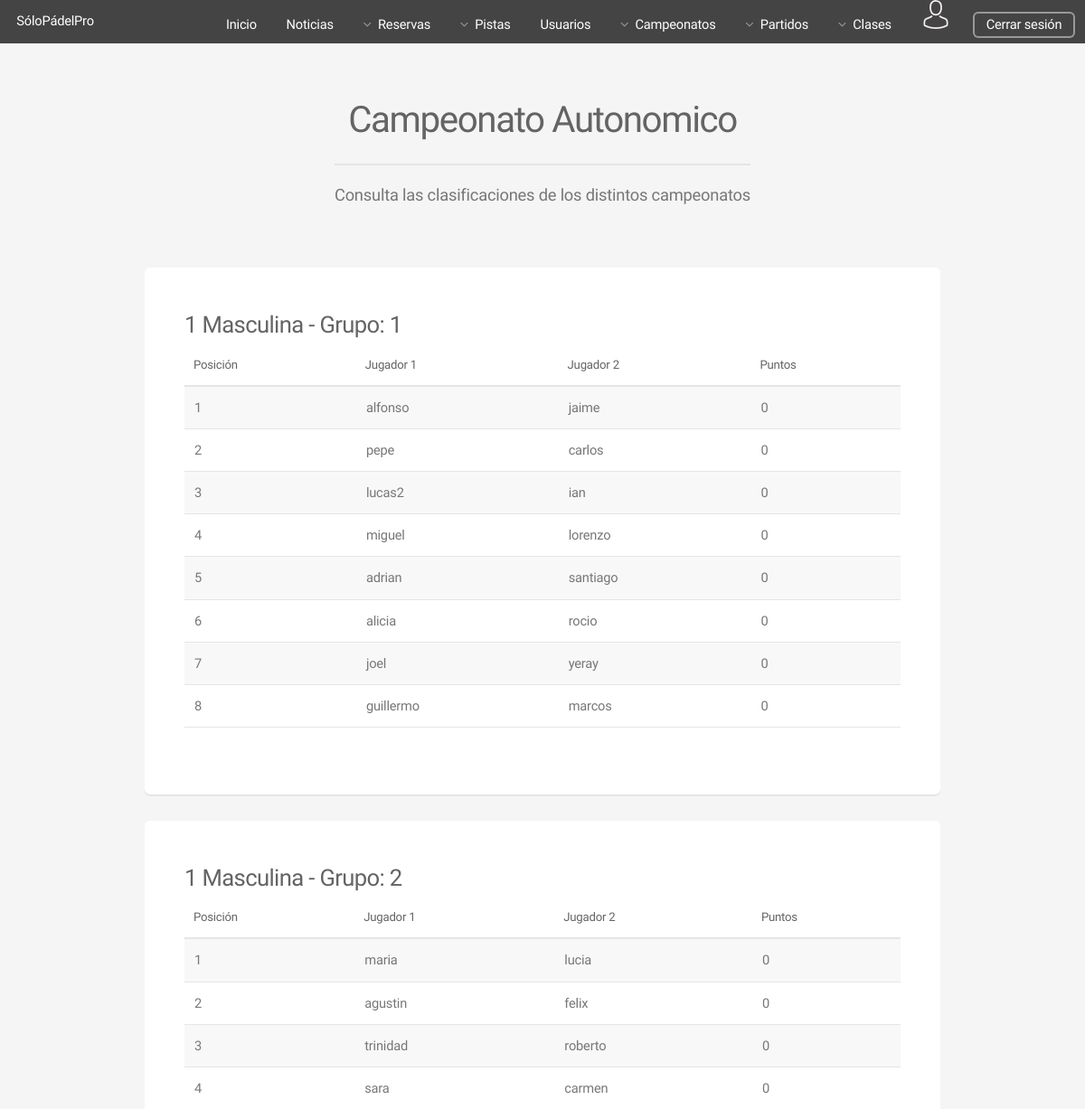
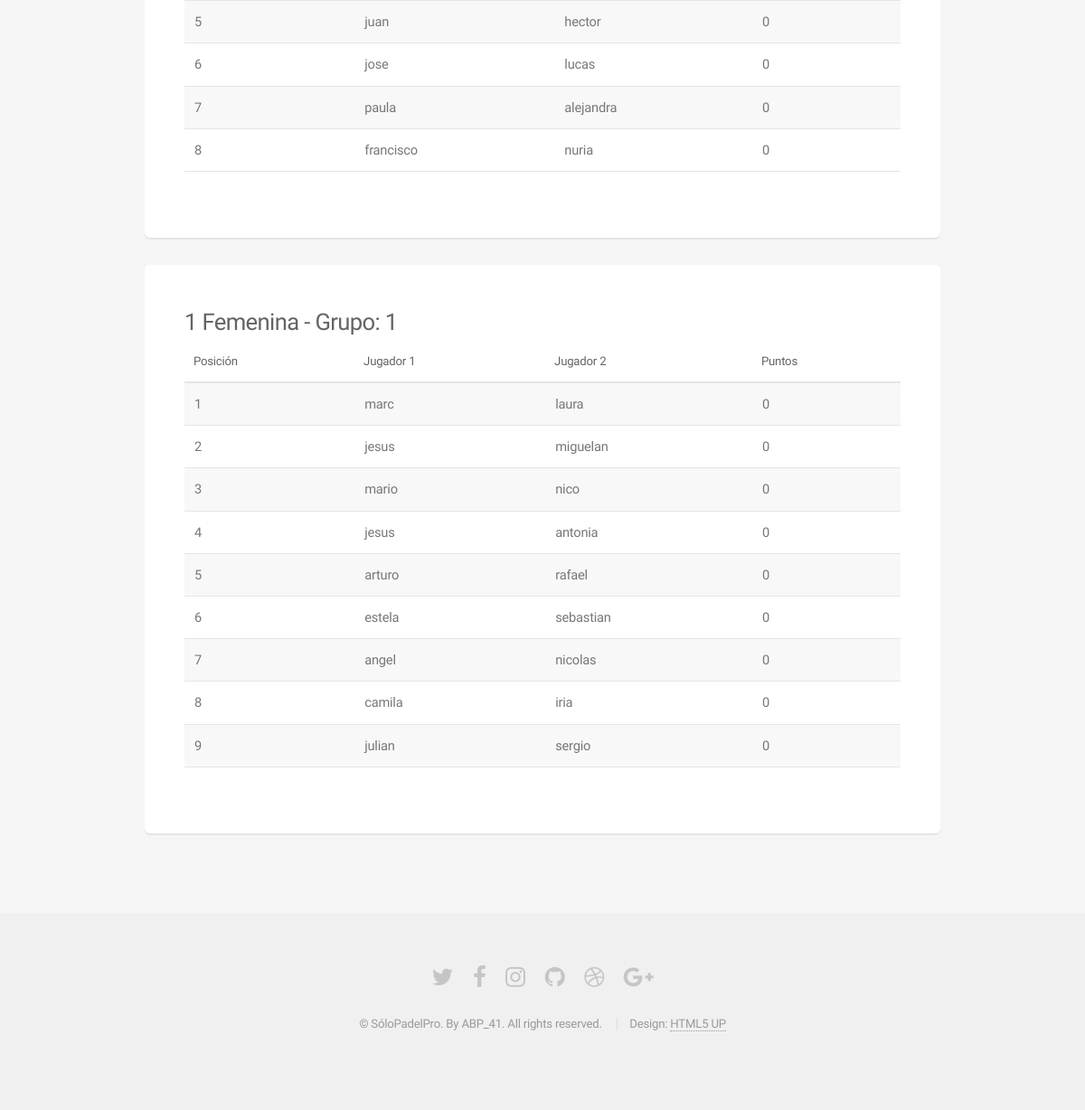
The page /Controllers/CLASIFICACION_Controller.php?action=RANKING&campeonato_ID=2&nombre=Campeonato Autonomico (signed in) on the database its author committed (2 pictures, top to bottom).
### tables this page shows
CREATE TABLE IF NOT EXISTS GRUPO(
  ID int(225) AUTO_INCREMENT NOT NULL ,
  NOMBRE char(1) NOT NULL,
  CAMPEONATO_ID int(225) NOT NULL,
  CATEGORIA_ID int(225) NOT NULL,
  PRIMARY KEY(ID),
  FOREIGN KEY (CAMPEONATO_ID) REFERENCES CAMPEONATO (ID) ON DELETE CASCADE,
  FOREIGN KEY (CATEGORIA_ID) REFERENCES CATEGORIA (ID) ON DELETE CASCADE
);

CREATE TABLE IF NOT EXISTS CATEGORIA(
  ID int(225) AUTO_INCREMENT NOT NULL,
  NIVEL int(5) NOT NULL,
  GENERO varchar(10) NOT NULL,
  PRIMARY KEY (ID)
);

### Controllers/CLASIFICACION_Controller.php (called while the page is built, shortened)
<?php
    include "../Views/CLASIFICACION/RANKING_View.php";
    include "../Models/CAMPEONATO_Model.php";
    include "../Models/CLASIFICACION_Model.php";
	if(isset($_REQUEST['action']))  {
        $action = $_REQUEST['action'];
    }else{
        $action = '';
    }
    if(isset($_REQUEST['campeonato_ID']))  {
        $campeonato_ID = $_REQUEST['campeonato_ID'];
    }
    if(isset($_REQUEST['nombre']))  {
        $nombre = $_REQUEST['nombre'];
    }
    switch ($action) {
        case 'RANKING':
            if(isset($_REQUEST["campeonato_ID"])){
                    $CLASIFICACION = new CLASIFICACION_Model('','','');
                    $nombre_tablas = $CLASIFICACION->CAM_CAT_GRU($campeonato_ID);
                    $clasificaciones = $CLASIFICACION->SHOWALL($campeonato_ID);
                    $num_grupos = $CLASIFICACION->NUM_GRUPOS($campeonato_ID);
                    new RANKING($nombre,$nombre_tablas, $clasificaciones,$num_grupos);
            }
            break;
    }
?>

### Models/CLASIFICACION_Model.php (called while the page is built, shortened)
<?php
class CLASIFICACION_Model{
	var $mysqli;
	function __construct($puntos,$pareja_ID,$grupo_id){
        include_once '../Functions/Access_DB.php';
               $this->mysqli = ConnectDB();
    }
    function GET_GRUPOS($campeonato_id){
        $sql_cam = "SELECT * FROM GRUPO WHERE (CAMPEONATO_ID = '$campeonato_id')";
        return $res_cam = $this->mysqli->query($sql_cam);
    }
    function SHOWALL($campeonato_id){
        $grupos = $this->GET_GRUPOS($campeonato_id);
        $list_grupo =  NULL;
        while ( $grupo = mysqli_fetch_array($grupos) ) {
            $id_grupo = $grupo['ID'];
            $sql = "SELECT
                        C.PUNTOS,
                        P.JUGADOR_1,
                        P.JUGADOR_2
                    FROM
                        CLASIFICACION C,
                        PAREJA P
                    WHERE
                        (C.PAREJA_ID = P.ID) AND
                        (C.GRUPO_ID = '$id_grupo')
                    GROUP BY P.ID
                    ORDER BY C.PUNTOS DESC";
            if($clasificacion_grupo = $this->mysqli->query($sql)){
                $list_grupo[$id_grupo] = $clasificacion_grupo;
            }
        }
        return $list_grupo;
    }
    function CAM_CAT_GRU($campeonato_id){
        $sql_cam = "SELECT  G.NOMBRE AS GRUPO_NOMBRE,
                            CM.NOMBRE AS CAMPEONATO_NOMBRE,
                            CT.NIVEL AS NIVEL,
                            CT.GENERO AS GENERO,
                            G.ID AS GRUPO_ID
                        FROM    GRUPO G,
                                CAMPEONATO_CATEGORIA CC,
                                CAMPEONATO CM,
                                CATEGORIA CT
                        WHERE   (G.CAMPEONATO_ID = CC.CAMPEONATO_ID) AND
                                (G.CATEGORIA_ID = CC.CATEGORIA_ID) AND
                                (CM.ID = CC.CAMPEONATO_ID) AND
                                (CT.ID = CC.CATEGORIA_ID) AND
                                (G.CAMPEONATO_ID = CM.ID) AND
                                (G.CATEGORIA_ID = CT.ID) AND
                                (CM.ID = '$campeonato_id')";
        return $res_cam = $this->mysqli->query($sql_cam);
    }
    function ACTUALIZAR_CLASIFICACION($resultado, $enfrentamiento){
        $sets=explode("/", $resultado);
        $set_1=$sets[0];
        $set_2=$sets[1];
        $set_3=$sets[2];
        $set_1=explode('-', $set_1);
        $p1_set1 = $set_1[0];
        $p2_set1 = $set_1[1];
        $set_2=explode('-', $set_2);
        $p1_set2 = $set_2[0];
        $p2_set2 = $set_2[1];
        $set_3=explode('-', $set_3);
        $p1_set3 = $set_3[0];
        $p2_set3 = $set_3[1];
        $ganador_set_1 = $this->GANADOR_SET($p1_set1, $p2_set1);
        $ganador_set_2 = $this->GANADOR_SET($p1_set2, $p2_set2);
        $ganador_set_3 = $this->GANADOR_SET($p1_set3, $p2_set3);
        $ganador_partido = $this->GANADOR_PARTIDO($ganador_set_1,$ganador_set_2,$ganador_set_3);
        $sql_enf = "SELECT * FROM ENFRENTAMIENTO WHERE (ID = '$enfrentamiento')";
        $res_enf = $this->mysqli->query($sql_enf);
        if ($row_enf = mysqli_fetch_array($res_enf) ){
            $pareja_1 = $row_enf['PAREJA_1'];
            $pareja_2 = $row_enf['PAREJA_2'];
            $grupo_id = $row_enf['GRUPO_ID'];
        }
        $sql_pt1 = "SELECT * FROM CLASIFICACION WHERE (PAREJA_ID = '$pareja_1') AND (GRUPO_ID = '$grupo_id')";
        $res_enf1 = $this->mysqli->query($sql_pt1);
        $sql_pt2 = "SELECT * FROM CLASIFICACION WHERE (PAREJA_ID = '$pareja_2') AND (GRUPO_ID = '$grupo_id') ";
        $res_enf2 = $this->mysqli->query($sql_pt2);
        $row_enf1 = mysqli_fetch_array($res_enf1);
        $row_enf2 = mysqli_fetch_array($res_enf2);
            $p1_pt = $row_enf1['PUNTOS'];
            $p2_pt = $row_enf2['PUNTOS'];
        if($ganador_partido == 1){
            $p1_pt = $p1_pt + 3;
            $p2_pt = $p2_pt + 1;
        }
        $sql_UP1 = "UPDATE CLASIFICACION SET PUNTOS = '$p1_pt' WHERE (PAREJA_ID = '$pareja_1') AND (GRUPO_ID = '$grupo_id') ";
        $sql_UP2 = "UPDATE CLASIFICACION SET PUNTOS = '$p2_pt' WHERE (PAREJA_ID = '$pareja_2') AND (GRUPO_ID = '$grupo_id') ";
        $this->mysqli->query($sql_UP1);
        $this->mysqli->query($sql_UP2);
    }
    function GANADOR_SET($set_p1, $set_p2){
        if( ($set_p1 >= 6) || ($set_p2 >= 6)) {
            if($set_p1 > $set_p2){
                return 1;
            }
             if($set_p1 < $set_p2){
                return 2;
            }
            return 0;
        }else{
            return 0;
        }
    }
    function GANADOR_PARTIDO($set1,$set2,$set3){
        $cont_p1 = 0;
        $cont_p2 = 0;
        if($set1 == 1){
            $cont_p1 = $cont_p1 + 1;
        }
        if($set2 == 1){
            $cont_p1 = $cont_p1 + 1;
        }
       if($set2 == 2){
            $cont_p2 = $cont_p2 + 1;
        }
        if($set3 == 1){
            $cont_p1 = $cont_p1 + 1;
        }
        if($cont_p1 > $cont_p2 ){
            return 1;
        }
        return 0;
    }
}
?>

### Functions/Access_DB.php (called while the page is built, shortened)
<?php
function ConnectDB(){
   $conexion = mysqli_connect("localhost", "abp41", "abp41", "ABP") or (new MESSAGE('ERROR: No se ha podido conectar con la base de datos', '../index.php'));
 if ($conexion->connect_errno) {
    	return false;
 }else{
 	return $conexion;
 }
}
?>

### Views/CLASIFICACION/RANKING_View.php (the view, shortened to what this page needs)
<?php
class RANKING{
	var $campeonato;
	var $nombre_tablas;
	var $num_grupos;
	var $clasificaciones;
	function __construct($campeonato,$nombre_tablas,$clasificaciones,$num_grupos){
		$this->campeonato = $campeonato;
		$this->nombre_tablas = $nombre_tablas;
		$this->num_grupos = $num_grupos;
		$this->clasificaciones = $clasificaciones;
		$this->render();
	}
function render(){
    include '../Views/HEADER_View.php';
?>
	<section id="main" class="container">
		<header>
		   <h2><?php  echo $this->campeonato?></h2>
		    <p>Consulta las clasificaciones de los distintos campeonatos</p>
		 </header>
		 <div class="row">
			<div class="col-12">
									<?php $j = 0; for ($gru=0; $gru < $this->num_grupos; $gru++) {
									 if($cam_cat_gru = mysqli_fetch_array($this->nombre_tablas)){
									 	if(array_key_exists($cam_cat_gru['GRUPO_ID'], $this->clasificaciones))	{
									 		$tupla = $this->clasificaciones[$cam_cat_gru['GRUPO_ID']]; ?>
					 		<section class="box">
					 			<h3><?php echo $cam_cat_gru['NIVEL']." ".$cam_cat_gru['GENERO']." - Grupo: ".$cam_cat_gru['GRUPO_NOMBRE'] ?></h3>
						    		<div class="table-wrapper">
										<table>
											<thead >
												<tr>
													<th>Posición</th>
													<th>Jugador 1</th>
													<th>Jugador 2</th>
													<th>Puntos</th>
												</tr>
											</thead>
											<tbody>
											<?php $i=1;
											while ($clas = mysqli_fetch_array($tupla)) {
											?>
												<tr>
													<td><?php echo $i?></td>
													<td><?php echo $clas['JUGADOR_1']?></td>
													<td><?php echo $clas['JUGADOR_2']?></td>
													<td><?php echo $clas['PUNTOS']?></td>
												</tr>
											<?php $i++; } ?>
											</tbody>
							</table>
						</div>
					</section>
										 <?php
										  }
									}
								 }
						 ?>
        </div>
			</div>
   		</section>
   	<?php
		        include '../Views/FOOTER_View.php';
		    }
		}
    ?>

### assets/css/main.css (style rules this page uses)
html, body, div, span, applet, object, iframe, h1, h2, h3, h4, h5, h6, p, blockquote, pre, a, abbr, acronym, address, big, cite, code, del, dfn, em, img, ins, kbd, q, s, samp, small, strike, strong, sub, sup, tt, var, b, u, i, center, dl, dt, dd, ol, ul, li, fieldset, form, label, legend, table, caption, tbody, tfoot, thead, tr, th, td, article, aside, canvas, details, embed, figure, figcaption, footer, header, hgroup, menu, nav, output, ruby, section, summary, time, mark, audio, video { margin: 0; padding: 0; border: 0; font-size: 100%; font: inherit; vertical-align: baseline; }
article, aside, details, figcaption, figure, footer, header, hgroup, menu, nav, section { display: block; }
body { line-height: 1; }
table { border-collapse: collapse; border-spacing: 0; }
body { -webkit-text-size-adjust: none; }
body { -ms-overflow-style: scrollbar; }
html { box-sizing: border-box; }
*, *:before, *:after { box-sizing: inherit; }
body { background: #f5f5f5; }
body, input, select, textarea { color: #777; font-family: "Source Sans Pro", sans-serif; font-size: 16pt; font-weight: 300; line-height: 1.65em; letter-spacing: -0.015em; }
p { margin: 0 0 2em 0; }
h1, h2, h3, h4, h5, h6 { color: #646464; font-weight: 300; line-height: 1em; margin: 0 0 0.5em 0; }
h2 { font-size: 2.25em; line-height: 1.5em; letter-spacing: -0.035em; }
h3 { font-size: 1.75em; line-height: 1.5em; letter-spacing: -0.025em; }
.row { display: flex; flex-wrap: wrap; box-sizing: border-box; align-items: stretch; }
.row>* { box-sizing: border-box; }
.row>.col-12 { width: 100%; }
.row { margin-top: 0; margin-left: -2em; }
.row>* { padding: 0 0 0 2em; }
@media screen and (max-width: 1680px) { .row { display: flex; flex-wrap: wrap; box-sizing: border-box; align-items: stretch; } }
@media screen and (max-width: 1680px) { .row>* { box-sizing: border-box; } }
@media screen and (max-width: 1680px) { .row { margin-top: 0; margin-left: -2em; } }
@media screen and (max-width: 1680px) { .row>* { padding: 0 0 0 2em; } }
@media screen and (max-width: 1280px) { .row { display: flex; flex-wrap: wrap; box-sizing: border-box; align-items: stretch; } }
@media screen and (max-width: 1280px) { .row>* { box-sizing: border-box; } }
@media screen and (max-width: 1280px) { .row { margin-top: 0; margin-left: -2em; } }
@media screen and (max-width: 1280px) { .row>* { padding: 0 0 0 2em; } }
.container { margin: 0 auto; max-width: calc(100% - 5em); width: 60em; }
header p { color: #999; position: relative; margin: 0 0 1.5em 0; font-style: italic; }
header h2+p { font-size: 1.25em; margin-top: -1em; line-height: 1.5em; }
.box { background: #fff; border-radius: 6px; box-shadow: 0 2px 0 0 #e5e5e5; margin: 0 0 2em 0; padding: 3em; }
.box> :last-child { margin-bottom: 0; }
.table-wrapper { -webkit-overflow-scrolling: touch; overflow-x: auto; }
table { margin: 0 0 2em 0; width: 100%; }
table tbody tr { border: solid 1px #e5e5e5; border-left: 0; border-right: 0; }
table tbody tr:nth-child(2n+1) { background-color: #f8f8f8; }
table td { padding: 0.75em 0.75em; }
table th { color: #646464; font-size: 0.9em; font-weight: 300; padding: 0 0.75em 0.75em 0.75em; text-align: left; }
table thead { border-bottom: solid 2px #e5e5e5; }
#main { padding: 4em 0; }
#main>header { text-align: center; margin: 0 0 3em 0; }
#main>header h2 { font-size: 2.75em; margin: 0; }
#main>header p { border-top: solid 2px #e5e5e5; color: #777; display: inline-block; font-style: normal; margin: 1em 0 0 0; padding: 1em 0 1.25em 0; }
@media screen and (max-width: 1680px) { body, input, select, textarea { font-size: 13pt; } }
@media screen and (max-width: 1280px) { body, input, select, textarea { font-size: 11pt; } }

### rows shown on the page
grupo: CATEGORIA_ID.NIVEL "1", CATEGORIA_ID.GENERO "Masculina", NOMBRE "1", JUGADOR_1 "alfonso", JUGADOR_2 "jaime", PUNTOS "0", JUGADOR_1 "pepe", JUGADOR_2 "carlos", JUGADOR_1 "lucas2", JUGADOR_2 "ian", JUGADOR_1 "miguel", JUGADOR_2 "lorenzo", JUGADOR_1 "adrian", JUGADOR_2 "santiago", JUGADOR_1 "alicia", JUGADOR_2 "rocio", JUGADOR_1 "joel", JUGADOR_2 "yeray", JUGADOR_1 "guillermo", JUGADOR_2 "marcos"
grupo: CATEGORIA_ID.NIVEL "1", CATEGORIA_ID.GENERO "Masculina", NOMBRE "2", JUGADOR_1 "maria", JUGADOR_2 "lucia", PUNTOS "0", JUGADOR_1 "agustin", JUGADOR_2 "felix", JUGADOR_1 "trinidad", JUGADOR_2 "roberto", JUGADOR_1 "sara", JUGADOR_2 "carmen", JUGADOR_1 "juan", JUGADOR_2 "hector", JUGADOR_1 "jose", JUGADOR_2 "lucas", JUGADOR_1 "paula", JUGADOR_2 "alejandra", JUGADOR_1 "francisco", JUGADOR_2 "nuria"
grupo: CATEGORIA_ID.NIVEL "1", CATEGORIA_ID.GENERO "Femenina", NOMBRE "1", JUGADOR_1 "marc", JUGADOR_2 "laura", PUNTOS "0", JUGADOR_1 "jesus", JUGADOR_2 "miguelan", JUGADOR_1 "mario", JUGADOR_2 "nico", JUGADOR_2 "antonia", JUGADOR_1 "arturo", JUGADOR_2 "rafael", JUGADOR_1 "estela", JUGADOR_2 "sebastian", JUGADOR_1 "angel", JUGADOR_2 "nicolas", JUGADOR_1 "camila", JUGADOR_2 "iria", JUGADOR_1 "julian", JUGADOR_2 "sergio"

### other values the page prints
$this->campeonato "Campeonato Autonomico"
